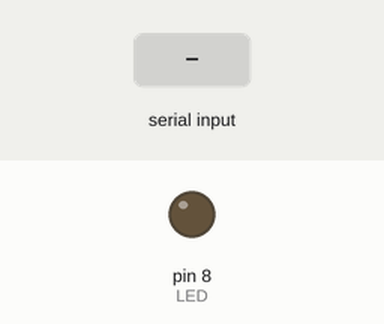
Recording of a sketch running on a simulated Arduino Uno, built with avr-gcc and run on an emulated ATmega328P. Parts: output pins drawn as LEDs (lit = HIGH). The test bench sets the inputs (shaded band). What the sketch prints to the serial monitor is not drawn.

Above: at 1.2 s.
1.3 s: "100\n" received over Serial
At 2.4 s:
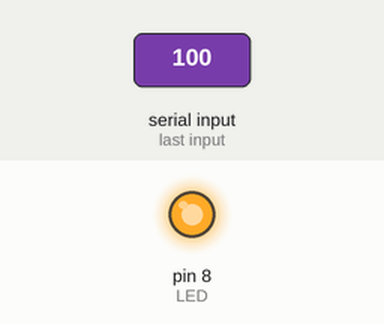
2.8 s: "294\n" received over Serial
At 3.6 s:
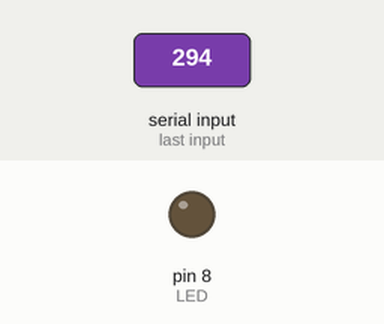
Timing chart, 0 to 5.8 s (numbered marks = the images above; inputs shaded):
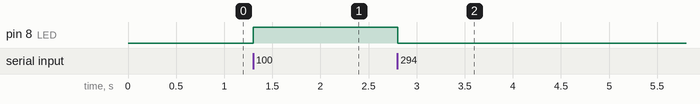

The sketch:

serialtest.ino
```cpp
#include <Servo.h>

int input;

int LED = 8;

void setup() {

  Serial.begin(9600);
  Serial.println("Ready");

  pinMode(LED,OUTPUT);
}

void loop() {

   if ( Serial.available()) {
    input = Serial.parseInt();
    if(input == 100){
      digitalWrite(LED,HIGH);
    }
    if(input == 294){
      digitalWrite(LED,LOW);
    }
   }
}
```

Measured:
- after the input at 1.3 s, pin 8 (LED): LOW → HIGH at once
- after the input at 2.8 s, pin 8 (LED): HIGH → LOW at once
